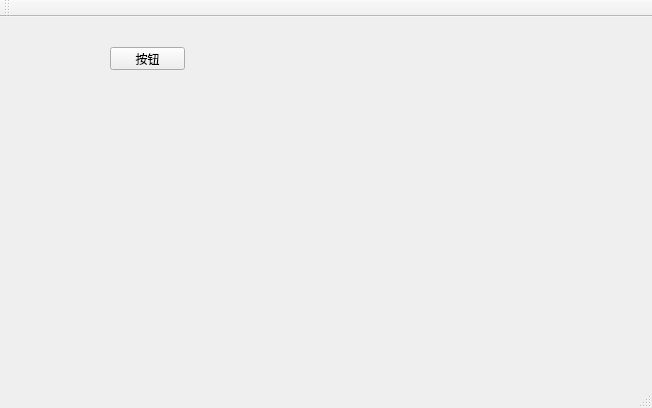
<?xml version="1.0" encoding="UTF-8"?>
<ui version="4.0">
 <class>MainWindow</class>
 <widget class="QMainWindow" name="MainWindow">
  <property name="geometry">
   <rect>
    <x>0</x>
    <y>0</y>
    <width>652</width>
    <height>408</height>
   </rect>
  </property>
  <property name="windowTitle">
   <string>MainWindow</string>
  </property>
  <widget class="QWidget" name="centralWidget">
   <widget class="QPushButton" name="pushButton">
    <property name="geometry">
     <rect>
      <x>110</x>
      <y>30</y>
      <width>75</width>
      <height>23</height>
     </rect>
    </property>
    <property name="text">
     <string>按钮</string>
    </property>
   </widget>
  </widget>
  <widget class="QMenuBar" name="menuBar">
   <property name="geometry">
    <rect>
     <x>0</x>
     <y>0</y>
     <width>652</width>
     <height>26</height>
    </rect>
   </property>
  </widget>
  <widget class="QToolBar" name="mainToolBar">
   <attribute name="toolBarArea">
    <enum>TopToolBarArea</enum>
   </attribute>
   <attribute name="toolBarBreak">
    <bool>false</bool>
   </attribute>
  </widget>
  <widget class="QStatusBar" name="statusBar"/>
 </widget>
 <layoutdefault spacing="6" margin="11"/>
 <resources/>
 <connections/>
</ui>
